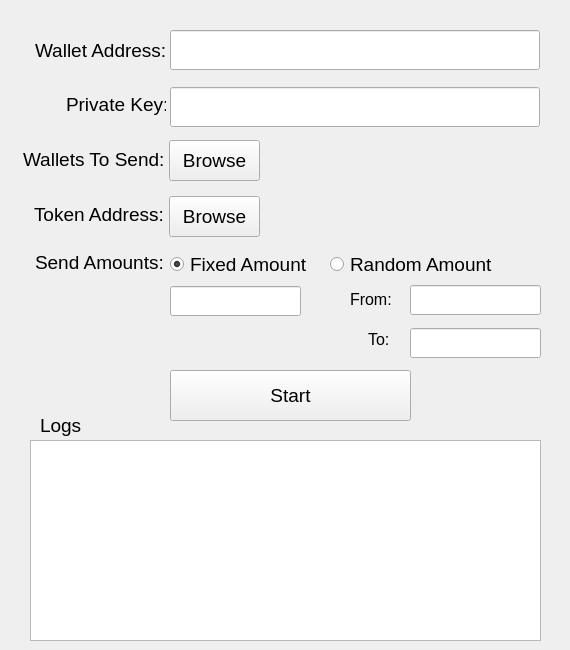
<?xml version="1.0" encoding="UTF-8"?>
<ui version="4.0">
 <class>MainWindow</class>
 <widget class="QMainWindow" name="MainWindow">
  <property name="geometry">
   <rect>
    <x>0</x>
    <y>0</y>
    <width>570</width>
    <height>650</height>
   </rect>
  </property>
  <property name="windowTitle">
   <string>Multi Sender BSC wallet </string>
  </property>
  <widget class="QWidget" name="centralwidget">
   <widget class="QLabel" name="label">
    <property name="geometry">
     <rect>
      <x>35</x>
      <y>30</y>
      <width>130</width>
      <height>40</height>
     </rect>
    </property>
    <property name="font">
     <font>
      <pointsize>14</pointsize>
     </font>
    </property>
    <property name="text">
     <string>Wallet Address:</string>
    </property>
   </widget>
   <widget class="QLabel" name="label_2">
    <property name="geometry">
     <rect>
      <x>66</x>
      <y>89</y>
      <width>100</width>
      <height>30</height>
     </rect>
    </property>
    <property name="font">
     <font>
      <pointsize>14</pointsize>
     </font>
    </property>
    <property name="text">
     <string>Private Key:</string>
    </property>
   </widget>
   <widget class="QLabel" name="label_3">
    <property name="geometry">
     <rect>
      <x>23</x>
      <y>139</y>
      <width>140</width>
      <height>41</height>
     </rect>
    </property>
    <property name="font">
     <font>
      <pointsize>14</pointsize>
     </font>
    </property>
    <property name="text">
     <string>Wallets To Send:</string>
    </property>
   </widget>
   <widget class="QPushButton" name="WalletsButton">
    <property name="geometry">
     <rect>
      <x>169</x>
      <y>140</y>
      <width>91</width>
      <height>41</height>
     </rect>
    </property>
    <property name="font">
     <font>
      <pointsize>14</pointsize>
     </font>
    </property>
    <property name="text">
     <string>Browse</string>
    </property>
   </widget>
   <widget class="QLabel" name="FilenameLabel">
    <property name="geometry">
     <rect>
      <x>270</x>
      <y>140</y>
      <width>271</width>
      <height>40</height>
     </rect>
    </property>
    <property name="font">
     <font>
      <pointsize>14</pointsize>
     </font>
    </property>
    <property name="text">
     <string/>
    </property>
   </widget>
   <widget class="QLabel" name="label_5">
    <property name="geometry">
     <rect>
      <x>35</x>
      <y>247</y>
      <width>130</width>
      <height>30</height>
     </rect>
    </property>
    <property name="font">
     <font>
      <pointsize>14</pointsize>
     </font>
    </property>
    <property name="text">
     <string>Send Amounts:</string>
    </property>
   </widget>
   <widget class="QRadioButton" name="FixedRadioButton">
    <property name="geometry">
     <rect>
      <x>170</x>
      <y>254</y>
      <width>151</width>
      <height>21</height>
     </rect>
    </property>
    <property name="font">
     <font>
      <pointsize>14</pointsize>
     </font>
    </property>
    <property name="text">
     <string>Fixed Amount</string>
    </property>
    <property name="checked">
     <bool>true</bool>
    </property>
   </widget>
   <widget class="QRadioButton" name="RandomRadioButton">
    <property name="geometry">
     <rect>
      <x>330</x>
      <y>254</y>
      <width>171</width>
      <height>21</height>
     </rect>
    </property>
    <property name="font">
     <font>
      <pointsize>14</pointsize>
     </font>
    </property>
    <property name="text">
     <string>Random Amount</string>
    </property>
   </widget>
   <widget class="QLabel" name="label_6">
    <property name="geometry">
     <rect>
      <x>350</x>
      <y>284</y>
      <width>47</width>
      <height>30</height>
     </rect>
    </property>
    <property name="font">
     <font>
      <pointsize>12</pointsize>
     </font>
    </property>
    <property name="text">
     <string>From:</string>
    </property>
   </widget>
   <widget class="QLabel" name="label_7">
    <property name="geometry">
     <rect>
      <x>368</x>
      <y>324</y>
      <width>30</width>
      <height>30</height>
     </rect>
    </property>
    <property name="font">
     <font>
      <pointsize>12</pointsize>
     </font>
    </property>
    <property name="text">
     <string>To:</string>
    </property>
   </widget>
   <widget class="QLabel" name="label_8">
    <property name="geometry">
     <rect>
      <x>34</x>
      <y>194</y>
      <width>131</width>
      <height>40</height>
     </rect>
    </property>
    <property name="font">
     <font>
      <pointsize>14</pointsize>
     </font>
    </property>
    <property name="text">
     <string>Token Address:</string>
    </property>
   </widget>
   <widget class="QLineEdit" name="PrivateKeyEditText">
    <property name="geometry">
     <rect>
      <x>170</x>
      <y>87</y>
      <width>370</width>
      <height>40</height>
     </rect>
    </property>
    <property name="font">
     <font>
      <pointsize>14</pointsize>
     </font>
    </property>
    <property name="echoMode">
     <enum>QLineEdit::Password</enum>
    </property>
   </widget>
   <widget class="QPushButton" name="StartButton">
    <property name="geometry">
     <rect>
      <x>170</x>
      <y>370</y>
      <width>241</width>
      <height>51</height>
     </rect>
    </property>
    <property name="font">
     <font>
      <pointsize>14</pointsize>
     </font>
    </property>
    <property name="text">
     <string>Start</string>
    </property>
   </widget>
   <widget class="QLabel" name="label_4">
    <property name="geometry">
     <rect>
      <x>40</x>
      <y>410</y>
      <width>50</width>
      <height>30</height>
     </rect>
    </property>
    <property name="font">
     <font>
      <pointsize>14</pointsize>
     </font>
    </property>
    <property name="text">
     <string>Logs</string>
    </property>
   </widget>
   <widget class="QLineEdit" name="FixedLineEdit">
    <property name="geometry">
     <rect>
      <x>170</x>
      <y>286</y>
      <width>131</width>
      <height>30</height>
     </rect>
    </property>
    <property name="font">
     <font>
      <pointsize>14</pointsize>
     </font>
    </property>
   </widget>
   <widget class="QLineEdit" name="FromLineEdit">
    <property name="geometry">
     <rect>
      <x>410</x>
      <y>285</y>
      <width>131</width>
      <height>30</height>
     </rect>
    </property>
    <property name="font">
     <font>
      <pointsize>14</pointsize>
     </font>
    </property>
   </widget>
   <widget class="QLineEdit" name="ToLineEdit">
    <property name="geometry">
     <rect>
      <x>410</x>
      <y>328</y>
      <width>131</width>
      <height>30</height>
     </rect>
    </property>
    <property name="font">
     <font>
      <pointsize>14</pointsize>
     </font>
    </property>
   </widget>
   <widget class="QLineEdit" name="WalletLineEdit">
    <property name="geometry">
     <rect>
      <x>170</x>
      <y>30</y>
      <width>370</width>
      <height>40</height>
     </rect>
    </property>
    <property name="font">
     <font>
      <pointsize>14</pointsize>
     </font>
    </property>
   </widget>
   <widget class="QPlainTextEdit" name="LogsTextEdit">
    <property name="geometry">
     <rect>
      <x>30</x>
      <y>440</y>
      <width>511</width>
      <height>201</height>
     </rect>
    </property>
   </widget>
   <widget class="QPushButton" name="TokenButton">
    <property name="geometry">
     <rect>
      <x>169</x>
      <y>196</y>
      <width>91</width>
      <height>41</height>
     </rect>
    </property>
    <property name="font">
     <font>
      <pointsize>14</pointsize>
     </font>
    </property>
    <property name="text">
     <string>Browse</string>
    </property>
   </widget>
   <widget class="QLabel" name="TokenLabel">
    <property name="geometry">
     <rect>
      <x>270</x>
      <y>196</y>
      <width>271</width>
      <height>40</height>
     </rect>
    </property>
    <property name="font">
     <font>
      <pointsize>14</pointsize>
     </font>
    </property>
    <property name="text">
     <string/>
    </property>
   </widget>
  </widget>
 </widget>
 <resources/>
 <connections/>
</ui>
